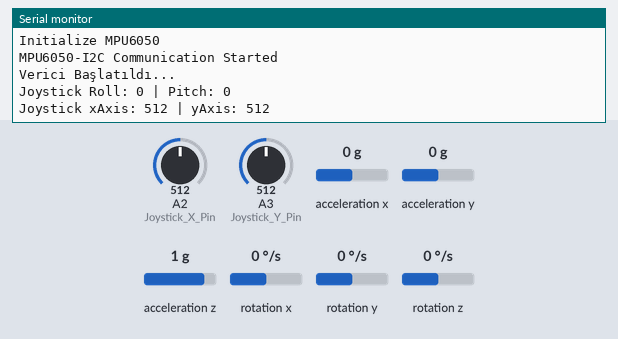
A sketch run on a simulated Arduino Uno, built with avr-gcc and run on an emulated ATmega328P. Parts: the last lines printed to the serial monitor. The inputs (shaded band) are chosen by the test bench; at power-on: acceleration x 0 g, A2 (Joystick_X_Pin) = 512, A3 (Joystick_Y_Pin) = 512, acceleration y 0 g, acceleration z 1 g, rotation x 0 °/s, rotation y 0 °/s, rotation z 0 °/s. No radio packets arrive unless stated.

Above: at 2.2 s.
2.3 s: acceleration x set to -1.4 g
At 3.4 s:
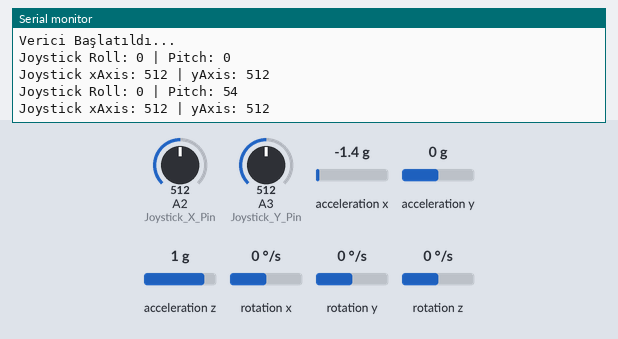
3.8 s: A2 (Joystick_X_Pin) set to 716
At 5.0 s:
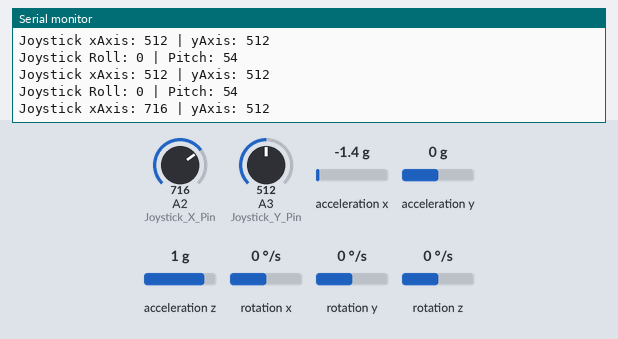
5.3 s: A3 (Joystick_Y_Pin) set to 716
At 5.8 s:
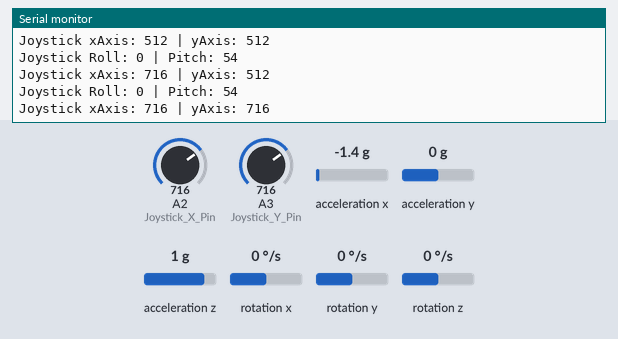
6.8 s: acceleration y set to -1.4 g
At 7.8 s:
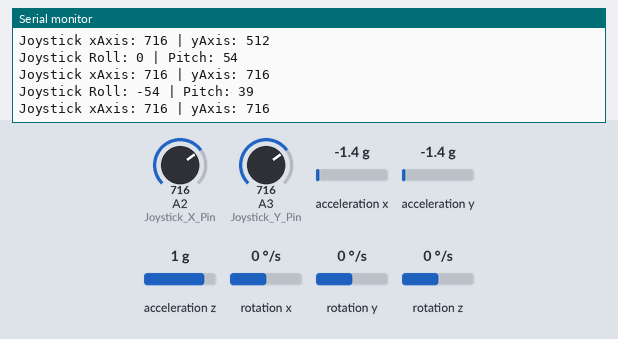
8.3 s: acceleration z set to -1.4 g
At 9.5 s:
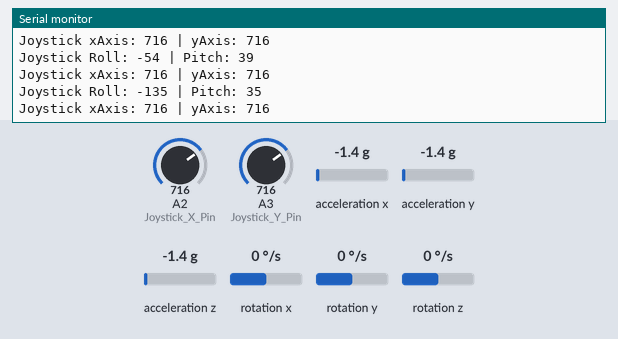
9.8 s: A2 (Joystick_X_Pin) set to 992
At 10.4 s:
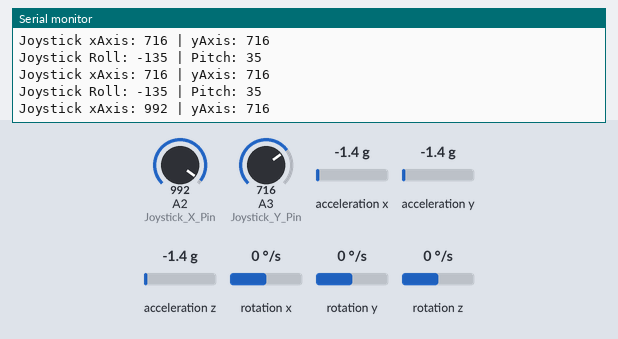
Timing chart, 0 to 12.3 s (numbered marks = the images above; inputs shaded):
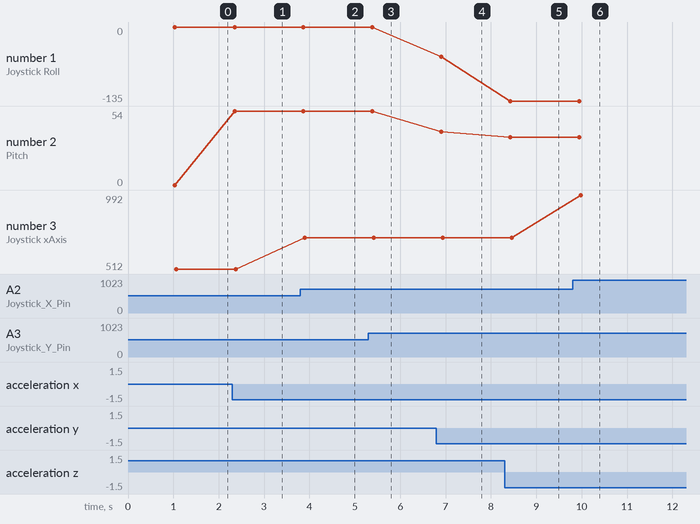

Measured:
- after the input at 2.3 s, the serial monitor: prints a new line after 0.05 s (image 1)
- after the input at 3.8 s, the serial monitor: prints a new line after 0.10 s (image 2)
- after the input at 5.3 s, the serial monitor: prints a new line after 0.12 s (image 3)
- after the input at 6.8 s, the serial monitor: prints a new line after 0.11 s (image 4)
- after the input at 8.3 s, the serial monitor: prints a new line after 0.13 s (image 5)
- after the input at 9.8 s, the serial monitor: prints a new line after 0.18 s (image 6)
- plotted number 1: 0 → -54 after the input at 6.8 s, -54 → -135 after the input at 8.3 s
- plotted number 2: 0 → 54 after the input at 2.3 s, 54 → 39 after the input at 6.8 s, 39 → 35 after the input at 8.3 s

The sketch:

nRF24L01_Joystick_MPU6050_Prototip1.ino
```cpp
//nRF24L01 lib
#include <SPI.h>
#include <nRF24L01.h>
#include <RF24.h>
//MPU6050 lib
#include <MPU6050.h>

//nRF24L01 Değişkenler
RF24 radio(5, 6);   // nRF24L01 (CE, CSN)
const byte address[6] = "00001"; // Address
byte number = 0;

void nrf24_Init(void);

#define Joystick_X_Pin A2
#define Joystick_Y_Pin A3

const byte potSensvity = 50;

int joystick_right_x = 500;
int joystick_right_y = 500;
int joystick_right_x_prev = 0;
int joystick_right_y_prev = 0;

int joystick_left_x = 500;
int joystick_left_y = 500;
int joystick_left_x_prev = 500;
int joystick_left_y_prev = 500;

struct Kumanda{
  int xAxis;
  int yAxis;
};
Kumanda kumanda = {500, 500};

//MPU6050 Değişkenler
MPU6050 mpu;

const byte MPU_Sensvity = 3;

int pitch = 0;
int roll = 0;
int pitch_prev = 0;
int roll_prev = 0;

struct MPU6050_Struct{
  int pitch;
  int roll;
};

MPU6050_Struct mpu6050 = {0, 0};

struct Full_Data{
  int joystick_xAxis;
  int joystick_yAxis;
  int joystick_pitch;
  int joystick_roll;
};
Full_Data data = {500, 500, 0, 0};

void joystick_control();
void directionControl();
void show_nrf_data();

void setup() {
  Serial.begin(9600);
  //nrf24_Init();
  Serial.println("nRF24L01 Baslatiliyor");
  boolean state = radio.begin();
  radio.openWritingPipe(address);
  radio.setPALevel(RF24_PA_LOW);
  radio.setDataRate(RF24_250KBPS);
  radio.setAutoAck(false);
  radio.stopListening();

  if(state == true){
    Serial.println("nRF24-SPI Communication Started.");
  }
  else{
    Serial.println("nRF24-SPI Communication Failled!");
    //while(1);
  }
  delay(500);
  Serial.println("Initialize MPU6050");
  while(!mpu.begin(MPU6050_SCALE_2000DPS, MPU6050_RANGE_2G))
  {
    Serial.println("Could not find a valid MPU6050 sensor, check wiring!");
    delay(500);
  }
  Serial.println("MPU6050-I2C Communication Started");
  delay(500);
  Serial.println("Verici Başlatıldı...");
}

void loop() {
  joystick_control();
  directionControl();
  delay(200);
}

void nrf24_Init(){
  Serial.println("nRF24L01 Baslatiliyor");
  boolean state = radio.begin();
  radio.openWritingPipe(address);
  radio.setPALevel(RF24_PA_MIN);
  radio.setDataRate(RF24_250KBPS);
  radio.stopListening();

  if(state == true){
    Serial.println("nRF24-SPI Communication Started.");
  }
  else{
    Serial.println("nRF24-SPI Communication Failled!");
    //while(1);
  }
  delay(1000);
  Serial.println("Verici Başlatıldı...");
}

void joystick_control(){
  int joystick_right_x = analogRead(A2);
  int joystick_right_y = analogRead(A3);

  if(!((joystick_right_x < (joystick_right_x_prev + potSensvity)) && (joystick_right_x > (joystick_right_x_prev - potSensvity)))){
    //Serial.println("," + String(joystick_right_x) + "," + String(joystick_right_y));
    kumanda.xAxis = joystick_right_x;
    kumanda.yAxis = joystick_right_y;
    data.joystick_xAxis = joystick_right_x;
    data.joystick_yAxis = joystick_right_y;
    radio.write(&data, sizeof(Full_Data));
    show_nrf_data();
    joystick_right_x_prev = joystick_right_x;
    joystick_right_y_prev = joystick_right_y;
    digitalWrite(2, HIGH);
    delay(100);
    digitalWrite(2, LOW);
  }
  if(!((joystick_right_y < (joystick_right_y_prev + potSensvity)) && (joystick_right_y > (joystick_right_y_prev - potSensvity)))){
    //Serial.println("," + String(joystick_right_x) + "," + String(joystick_right_y));
    kumanda.xAxis = joystick_right_x;
    kumanda.yAxis = joystick_right_y;
    data.joystick_xAxis = joystick_right_x;
    data.joystick_yAxis = joystick_right_y;
    radio.write(&data, sizeof(Full_Data));
    show_nrf_data();
    joystick_right_x_prev = joystick_right_x;
    joystick_right_y_prev = joystick_right_y;
    digitalWrite(2, HIGH);
    delay(100);
    digitalWrite(2, LOW);
  }
  //Serial.println("Joystick Right X: " + String(joystick_right_x));
  //Serial.println("Joystick Right Y: " + String(joystick_right_y));
}

void directionControl(){
  Vector normAccel = mpu.readNormalizeAccel();

  // Calculate Pitch & Roll
  pitch = -(atan2(normAccel.XAxis, sqrt(normAccel.YAxis*normAccel.YAxis + normAccel.ZAxis*normAccel.ZAxis))*180.0)/M_PI;
  roll = (atan2(normAccel.YAxis, normAccel.ZAxis)*180.0)/M_PI;

  if(!((pitch < (pitch_prev + MPU_Sensvity)) && (pitch > (pitch_prev - MPU_Sensvity)))){
    mpu6050.pitch = pitch;
    mpu6050.roll = roll;
    data.joystick_pitch = pitch;
    data.joystick_roll = roll;
    radio.write(&data, sizeof(Full_Data));
    show_nrf_data();
    //Serial.println("MPU6050 Pitch: " + String(mpu6050.pitch) + " | Roll: " + String(mpu6050.roll));
    //radio.write(&kumanda, sizeof(Kumanda));
    pitch_prev = pitch;
    roll_prev = roll;
    digitalWrite(2, HIGH);
    delay(100);
    digitalWrite(2, LOW);
  }

  if(!((roll < (roll_prev + MPU_Sensvity)) && (roll > (roll_prev - MPU_Sensvity)))){
    mpu6050.pitch = pitch;
    mpu6050.roll = roll;
    data.joystick_pitch = pitch;
    data.joystick_roll = roll;
    radio.write(&data, sizeof(Full_Data));
    show_nrf_data();
    //Serial.println("MPU6050 Pitch: " + String(mpu6050.pitch) + " | Roll: " + String(mpu6050.roll));
    //radio.write(&kumanda, sizeof(Kumanda));
    pitch_prev = pitch;
    roll_prev = roll;
    digitalWrite(2, HIGH);
    delay(100);
    digitalWrite(2, LOW);
  }
}

void show_nrf_data(){
  Serial.println("Joystick Roll: " + String(data.joystick_roll) + " | Pitch: " + String(data.joystick_pitch));
  Serial.println("Joystick xAxis: " + String(data.joystick_xAxis) + " | yAxis: " + String(data.joystick_yAxis));
}
```
